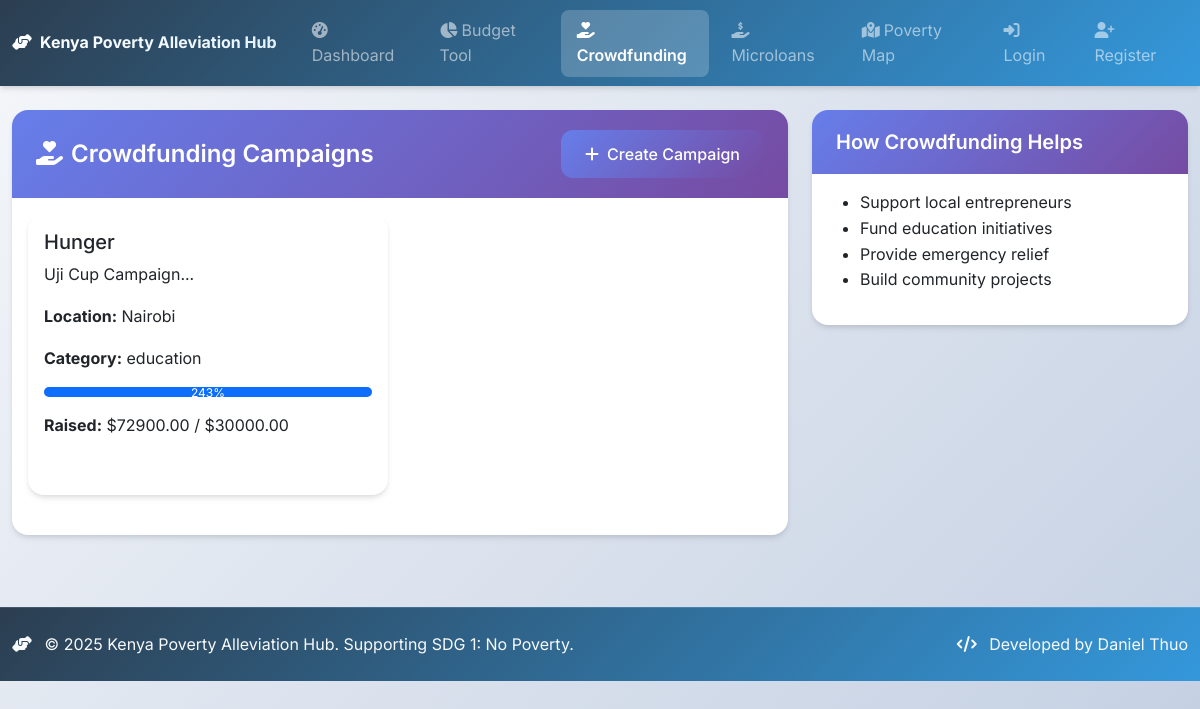
The app's page /crowdfunding with its own data.
### models.py (models this page shows)
class CrowdfundingCampaign(db.Model):
    id = db.Column(db.Integer, primary_key=True)
    title = db.Column(db.String(200), nullable=False)
    description = db.Column(db.Text, nullable=False)
    target_amount = db.Column(db.Float, nullable=False)
    current_amount = db.Column(db.Float, default=0)
    organizer_name = db.Column(db.String(100), nullable=False)
    location = db.Column(db.String(100), nullable=False)
    category = db.Column(db.String(50))  # education, business, emergency, etc.
    image_url = db.Column(db.String(200))
    is_active = db.Column(db.Boolean, default=True)
    created_at = db.Column(db.DateTime, default=datetime.utcnow)
    donations = db.relationship('Donation', backref='campaign', lazy=True)

### app.py (the view)
@app.route('/crowdfunding')
def crowdfunding():
    campaigns = CrowdfundingCampaign.query.filter_by(is_active=True)\
                                        .order_by(CrowdfundingCampaign.created_at.desc()).all()
    return render_template('crowdfunding.html', campaigns=campaigns)

### templates/crowdfunding.html (shortened to what this page needs)
{% extends "base.html" %}
{% block content %}
<div class="row">
    <div class="col-md-8">
        <div class="card">
            <div class="card-header d-flex justify-content-between align-items-center">
                <h4><i class="fas fa-hand-holding-heart me-2"></i>Crowdfunding Campaigns</h4>
                <button class="btn btn-primary" data-bs-toggle="modal" data-bs-target="#createCampaignModal">
                    <i class="fas fa-plus me-2"></i>Create Campaign
                </button>
            </div>
            <div class="card-body">
                {% if campaigns %}
                    <div class="row">
                        {% for campaign in campaigns %}
                        <div class="col-md-6 mb-4">
                            <div class="card h-100">
                                <div class="card-body">
                                    <h5 class="card-title">{{ campaign.title }}</h5>
                                    <p class="card-text">{{ campaign.description[:150] }}...</p>
                                    <p><strong>Location:</strong> {{ campaign.location }}</p>
                                    <p><strong>Category:</strong> {{ campaign.category }}</p>
                                    <div class="progress mb-3">
                                        <div class="progress-bar" role="progressbar"
                                             style="width: {{ (campaign.current_amount/campaign.target_amount)*100 }}%">
                                            {{ "%.0f"|format((campaign.current_amount/campaign.target_amount)*100) }}%
                                        </div>
                                    </div>
                                    <p><strong>Raised:</strong> ${{ "%.2f"|format(campaign.current_amount) }} / ${{ "%.2f"|format(campaign.target_amount) }}</p>
                                </div>
                            </div>
                        </div>
                        {% endfor %}
                    </div>
                {% else %}
                    <p class="text-center text-muted">No active campaigns found.</p>
                {% endif %}
            </div>
        </div>
    </div>
    <div class="col-md-4">
        <div class="card">
            <div class="card-header">
                <h5>How Crowdfunding Helps</h5>
            </div>
            <div class="card-body">
                <ul>
                    <li>Support local entrepreneurs</li>
                    <li>Fund education initiatives</li>
                    <li>Provide emergency relief</li>
                    <li>Build community projects</li>
                </ul>
            </div>
        </div>
    </div>
</div>
{% endblock %}

### static/css/style.css (style rules this page uses)
:root { --primary: #2E8B57; --secondary: #FFD700; --accent: #1E5A3A; --light: #F5F5F5; --dark: #333; }
body { background-color: #f8f9fa; font-family: 'Segoe UI', Tahoma, Geneva, Verdana, sans-serif; line-height: 1.6; }
.card { box-shadow: 0 4px 6px rgba(0, 0, 0, 0.1); border: none; border-radius: 10px; margin-bottom: 1.5rem; }
.card-header { background: linear-gradient(135deg, var(--primary), var(--accent)); color: white; border-radius: 10px 10px 0 0 !important; font-weight: 600; }
.btn-primary { background-color: var(--primary); border-color: var(--primary); font-weight: 600; }
.progress { height: 10px; border-radius: 5px; }

### templates/base.html (style rules this page uses)
:root { --primary-gradient: linear-gradient(135deg, #667eea 0%, #764ba2 100%); --success-gradient: linear-gradient(135deg, #4facfe 0%, #00f2fe 100%); --warning-gradient: linear-gradient(135deg, #f093fb 0%, #f5576c 100%); --dark-gradient: linear-gradient(135deg, #2c3e50 0%, #3498db 100%); }
body { font-family: 'Inter', sans-serif; background: linear-gradient(135deg, #f5f7fa 0%, #c3cfe2 100%); min-height: 100vh; }
.card { border: none; border-radius: 1rem; box-shadow: 0 4px 6px -1px rgba(0, 0, 0, 0.1), 0 2px 4px -1px rgba(0, 0, 0, 0.06); transition: all 0.3s ease; margin-bottom: 1.5rem; }
.card-header { background: var(--primary-gradient); color: white; border-radius: 1rem 1rem 0 0 !important; padding: 1.25rem 1.5rem; border: none; }
.card-header h4, .card-header h5, .card-header h6 { margin: 0; font-weight: 600; }
.btn { border-radius: 0.75rem; font-weight: 500; padding: 0.75rem 1.5rem; transition: all 0.3s ease; border: none; }
.btn-primary { background: var(--primary-gradient); }

### records on screen
CrowdfundingCampaign: title "Hunger", description "Uji Cup Campaign", location "Nairobi", category "education", (campaign.current_amount/campaign.target_amount)*100 "243", current_amount "72900.00", target_amount "30000.00"
